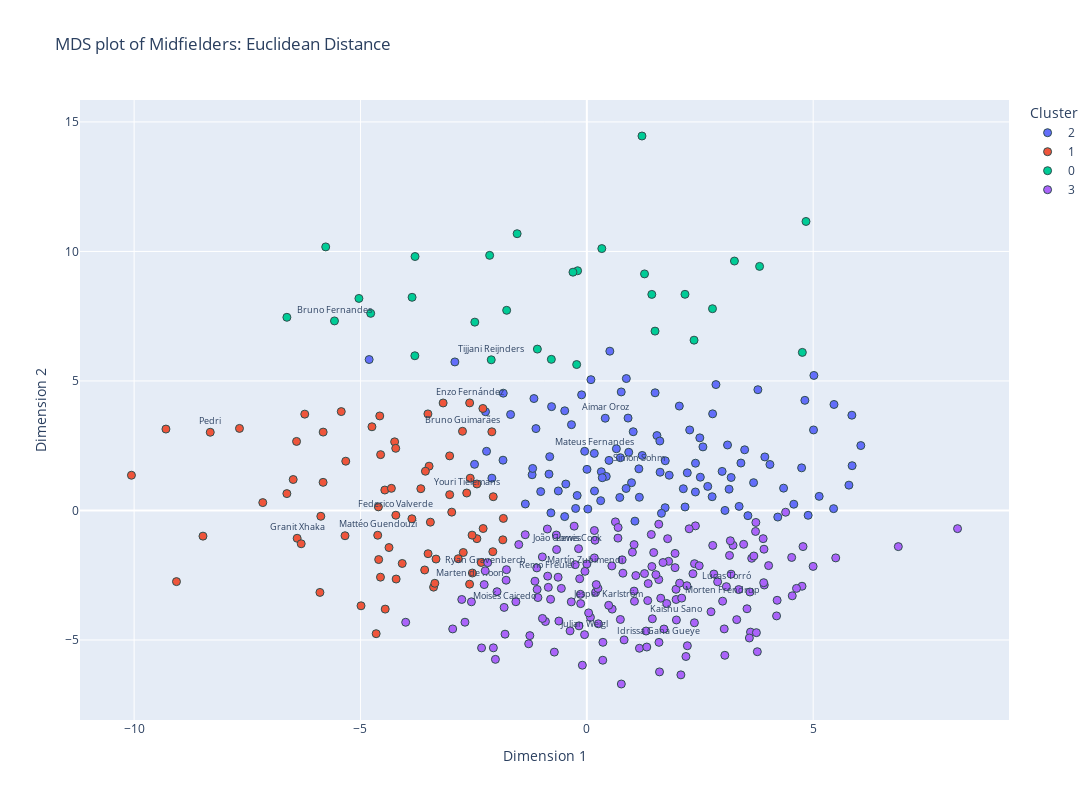

Notebook source saved alongside this figure:
### Markdown cell above
We first visualise the MDS configuration based on Euclidean distances. The MDS algorithm projects players into two dimensions while preserving the pairwise Euclidean distances from the PCA space. Points are coloured by their K-means cluster, and the top 25 players by minutes are labelled for clarity.

### Code cell
fig_euclid = px.scatter(
    mids_selected, x='MDS1_euclidean', y='MDS2_euclidean',
    color=mids_selected['Cluster'].astype(str), text='text_label',
    hover_data={'Player': True,'Squad': True,'Nation': True,'90s': True,'Comp': True,'Age': True,'MDS1_euclidean': False,'MDS2_euclidean': False,'text_label': False},
    labels={'MDS1_euclidean':'Dimension 1','MDS2_euclidean':'Dimension 2','color':'Cluster'},
    title='MDS plot of Midfielders: Euclidean Distance'
)
fig_euclid.update_traces(marker=dict(size=8,line=dict(width=1,color='DarkSlateGrey')),textposition='top center',textfont=dict(size=8.5))
fig_euclid.update_layout(height=800,width=1300)
fig_euclid.show()

### Figure 1 — Plotly figure (JSON) as saved in the notebook; plotly's stock layout.template omitted (floating-point values rounded to 4 significant figures; data arrays with more than 128 entries replaced by an {"elided": "..."} marker saying what was removed)
{"data": [{"customdata": {"elided": "104x7 mixed values"}, "hovertemplate": "Cluster=2<br>Player=%{customdata[0]}<br>Squad=%{customdata[1]}<br>Nation=%{customdata[2]}<br>90s=%{customdata[3]}<br>Comp=%{customdata[4]}<br>Age=%{customdata[5]}<extra></extra>", "legendgroup": "2", "marker": {"color": "#636efa", "line": {"color": "DarkSlateGrey", "width": 1}, "size": 8, "symbol": "circle"}, "mode": "markers+text", "name": "2", "orientation": "v", "showlegend": true, "text": ["", "", "", "Aimar Oroz", "", "", "", "", "", "", "", "", "", "", "", "", "", "", "", "", "", "", "", "", "", "", "", "", "", "", "", "", "", "", "", "", "", "", "", "", "", "", "", "", "", "", "", "", "", "", "", "", "", "", "", "", "", "", "", "", "", "", "", "Mateus Fernandes", "", "", "", "", "", "", "", "", "", "", "", "", "", "", "", "", "", "", "", "", "", "", "", "", "", "", "", "Simon Sohm", "", "", "", "", "", "", "", "", "", "", "", ""], "textfont": {"size": 8.5}, "textposition": "top center", "type": "scatter", "x": [2.671, 5.133, -0.7791, 0.4066, 2.768, -2.481, -1.209, 3.559, 0.9871, 0.09057, -0.1151, 3.932, -1.168, 0.7595, 4.889, 4.045, 5.016, 1.16, -2.238, 4.817, -0.63, 2.132, 0.508, 1.223, 3.404, -0.4885, 0.6528, 2.219, 5.46, 2.507, 5.789, 1.73, 0.3198, 0.4292, 0.7281, 5.451, -1.846, 2.988, 3.364, 2.17, -0.04766, 1.648, 2.852, -1.124, 4.745, -0.4893, -1.019, 1.732, -0.2475, 2.399, 2.272, -0.7933, 2.779, 4.572, 2.4, 1.508, 0.3405, -1.196, 0.4896, 4.346, -0.8359, 0.02183, 5.855, 0.165, 0.8726, 5.007, 1.025, 6.052, -1.852, -2.097, 1.819, 1.549, 1.062, 3.052, 2.565, 0.003355, 0.1697, 3.188, -0.3393, 4.218, 2.496, -2.215, -0.82, -1.684, 0.7411, -0.2134, -0.4642, 3.108, 3.486, 2.043, 0.9107, 1.149, 3.684, 1.613, 3.142, 5.861, -2.915, -1.358, 0.306, 0.9254, 1.618, 0.8675, -4.809, 3.779], "xaxis": "x", "y": [0.9305, 0.5449, 4.009, 3.561, 0.5316, 1.782, 1.379, -0.2003, 1.072, 5.05, 4.464, 2.067, 4.321, 4.576, -0.1859, 1.776, 5.214, 0.5097, 3.813, 4.252, 0.7542, 0.8396, 6.15, 2.125, 1.831, 3.848, 2.383, 1.454, 4.093, 1.285, 0.9781, 0.1079, 1.495, 1.315, 0.5019, 0.07065, 4.528, 1.509, 0.1578, 0.1352, 2.285, -0.1095, 4.861, 3.161, 1.646, -0.2363, 0.7289, 1.919, 0.07784, 0.7147, 3.109, -0.0921, 3.731, 0.2422, 1.825, 4.543, 1.265, 1.622, 1.934, 0.8621, 1.404, 0.05656, 3.678, 2.205, 5.092, 3.109, 3.04, 2.507, 1.942, 1.248, 1.36, 2.893, -0.4114, 0.002069, 2.455, 1.588, 0.7518, 1.274, 3.313, -0.2535, 2.803, 2.284, 2.078, 3.706, 2.038, 0.5788, 1.021, 2.529, 2.343, 4.031, 3.567, 1.608, 1.074, 2.682, 0.8222, 1.729, 5.735, 0.2509, 0.3783, 2.247, 1.477, 0.8492, 5.827, 4.663], "yaxis": "y"}, {"customdata": {"elided": "72x7 mixed values"}, "hovertemplate": "Cluster=1<br>Player=%{customdata[0]}<br>Squad=%{customdata[1]}<br>Nation=%{customdata[2]}<br>90s=%{customdata[3]}<br>Comp=%{customdata[4]}<br>Age=%{customdata[5]}<extra></extra>", "legendgroup": "1", "marker": {"color": "#EF553B", "line": {"color": "DarkSlateGrey", "width": 1}, "size": 8, "symbol": "circle"}, "mode": "markers+text", "name": "1", "orientation": "v", "showlegend": true, "text": ["", "", "", "", "", "", "", "", "", "Bruno Guimarães", "", "", "", "", "", "Enzo Fernández", "", "", "Federico Valverde", "", "", "Granit Xhaka", "", "", "", "", "", "", "", "", "", "", "", "", "", "", "", "", "", "", "", "", "", "", "", "", "", "", "Marten de Roon", "", "Mattéo Guendouzi", "", "", "", "", "", "", "", "Pedri", "", "", "", "", "", "", "", "", "Youri Tielemans", "", "", "", ""], "textfont": {"size": 8.5}, "textposition": "top center", "type": "scatter", "x": [-3.03, -3.667, -2.729, -5.826, -5.896, -3.507, -6.626, -4.454, -2.29, -2.747, -4.555, -2.296, -4.988, -9.065, -2.098, -2.589, -6.412, -5.425, -4.219, -4.604, -8.48, -6.399, -6.231, -2.841, -4.463, -4.212, -3.456, -3.864, -2.985, -2.077, -10.06, -4.078, -5.325, -3.331, -2.576, -1.844, -3.582, -6.486, -3.485, -5.341, -7.158, -3.174, -2.429, -3.03, -9.298, -4.559, -2.535, -3.511, -2.59, -5.876, -4.619, -2.529, -3.386, -4.575, -3.566, -3.358, -4.598, -5.825, -8.319, -6.31, -2.067, -4.318, -7.673, -2.333, -4.654, -4.37, -4.246, -2.653, -1.856, -2.428, -4.747, -4.221], "xaxis": "x", "y": [0.6112, 0.8407, -1.622, 1.086, -3.163, -1.668, 0.6509, -3.808, -0.6963, 3.056, 2.156, 3.938, -3.68, -2.746, 3.037, 4.153, 2.666, 3.818, -0.1825, 0.139, -0.9903, -1.073, 3.719, -1.863, 0.7897, -2.647, -0.4513, -0.321, -0.06355, -1.591, 1.36, -2.045, 1.903, -1.875, 1.247, -0.3063, -2.297, 1.196, 1.71, -0.975, 0.3042, 4.151, -1.088, 2.108, 3.143, -2.574, -0.9515, 3.728, -2.845, -0.224, -0.9549, -2.414, -2.959, 3.649, 1.515, -2.811, -1.894, 3.026, 3.02, -1.285, 0.5317, 0.8546, 3.168, -2.008, -4.756, -1.431, 2.65, 0.6744, -1.134, 1.024, 3.231, 2.4], "yaxis": "y"}, {"customdata": {"elided": "30x7 mixed values"}, "hovertemplate": "Cluster=0<br>Player=%{customdata[0]}<br>Squad=%{customdata[1]}<br>Nation=%{customdata[2]}<br>90s=%{customdata[3]}<br>Comp=%{customdata[4]}<br>Age=%{customdata[5]}<extra></extra>", "legendgroup": "0", "marker": {"color": "#00cc96", "line": {"color": "DarkSlateGrey", "width": 1}, "size": 8, "symbol": "circle"}, "mode": "markers+text", "name": "0", "orientation": "v", "showlegend": true, "text": ["", "", "", "Bruno Fernandes", "", "", "", "", "", "", "", "", "", "", "", "", "", "", "", "", "", "", "", "", "", "", "", "", "Tijjani Reijnders", ""], "textfont": {"size": 8.5}, "textposition": "top center", "type": "scatter", "x": [-0.7838, 2.168, 2.368, -5.575, -0.2038, -1.093, 1.506, 3.816, -0.3061, -5.768, 3.26, 4.761, 1.218, -3.86, -1.771, -2.475, 1.274, -4.775, -3.795, 2.776, -6.626, -2.147, -0.2246, -3.799, 4.841, 1.435, -5.035, 0.331, -2.112, -1.54], "xaxis": "x", "y": [5.835, 8.345, 6.575, 7.318, 9.255, 6.23, 6.925, 9.423, 9.2, 10.18, 9.63, 6.103, 14.46, 8.229, 7.728, 7.271, 9.133, 7.61, 9.804, 7.789, 7.457, 9.849, 5.634, 5.973, 11.16, 8.341, 8.186, 10.11, 5.817, 10.69], "yaxis": "y"}, {"customdata": {"elided": "158x7 mixed values"}, "hovertemplate": "Cluster=3<br>Player=%{customdata[0]}<br>Squad=%{customdata[1]}<br>Nation=%{customdata[2]}<br>90s=%{customdata[3]}<br>Comp=%{customdata[4]}<br>Age=%{customdata[5]}<extra></extra>", "legendgroup": "3", "marker": {"color": "#ab63fa", "line": {"color": "DarkSlateGrey", "width": 1}, "size": 8, "symbol": "circle"}, "mode": "markers+text", "name": "3", "orientation": "v", "showlegend": true, "text": {"elided": "158 str values"}, "textfont": {"size": 8.5}, "textposition": "top center", "type": "scatter", "x": {"elided": "158 float values"}, "xaxis": "x", "y": {"elided": "158 float values"}, "yaxis": "y"}], "layout": {"height": 800, "legend": {"title": {"text": "Cluster"}, "tracegroupgap": 0}, "title": {"text": "MDS plot of Midfielders: Euclidean Distance"}, "width": 1300, "xaxis": {"anchor": "y", "autorange": true, "domain": [0, 1], "range": [-11.17, 9.304], "title": {"text": "Dimension 1"}, "type": "linear"}, "yaxis": {"anchor": "x", "autorange": true, "domain": [0, 1], "range": [-8.088, 15.85], "title": {"text": "Dimension 2"}, "type": "linear"}}}
